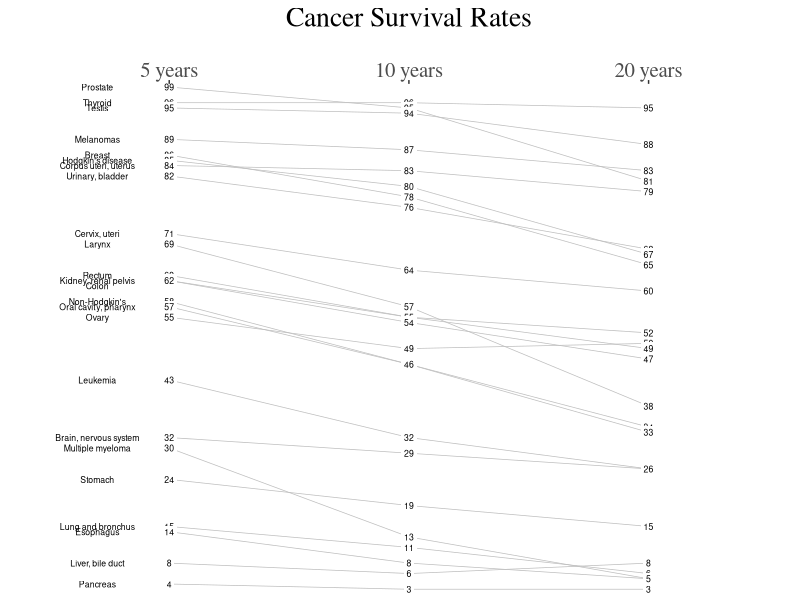

This figure's R source:
library(dplyr)
library(ggplot2)
library(ggthemes)
library(tidyr)

data_preprocess<-function() {
  # preprocess data, subset data, clean data
  # gather/melt data into CancerType, Years, Survival,
  # with Years, Survival- numeric
  # return prprocessed data
  
  data <- read.csv(
    'cancer_survival_rate.csv', check.name=FALSE,
    stringsAsFactors = FALSE)
  
  data<-dplyr::rename(data, CancerType = `Cancer type`) %>%
    tidyr::gather('Years', 'Survival', -CancerType) %>%
    dplyr::mutate(
      Survival = as.numeric(Survival),
      Years = gsub("year", "years", Years),
      NumericYear = as.numeric(gsub("\\ years", "", Years))) %>%
    dplyr::arrange(NumericYear, desc(Survival)) %>%
    dplyr::filter(Years %in% c("5 years", "10 years", "20 years"))
  
  return(data)
}

plot_data2 <- function(dataTable) {
  dataTable$Years <- factor(
    x = dataTable$Years,
    levels = unique(as.character(dataTable$Years)),
    ordered = TRUE)
  
  # labels is a df that maps cancertype with the survival rate of 5 years
  labels <-
    dplyr::filter(dataTable, Years == "5 years") %>%
    dplyr::select(Survival, CancerType)

  # so the labels don't overlap for survival rate = 62
  labels[which(labels$Survival == 62), "Survival"] <- c(62, 61)
  
  # make initial segment line plot given after-processed data
  segmentPlot <-
    ggplot(dataTable, aes(x = Years, y = Survival,
                          group = CancerType,
                          label = Survival)) +
    ggtitle('Cancer Survival Rates') +
    geom_line(size = 0.25,color='grey') +
    geom_label(size = 2.2, label.size = 0) +
    annotate("text", size = 2.2, x = 0.7, y = labels$Survival, 
             label = labels$CancerType) +
    scale_x_discrete('', position = 'top') +
    scale_y_discrete('') +
    theme_tufte() +
    theme(plot.title = element_text(hjust = 0.5, size=20),
          axis.text.x=element_text(size=15))
  
  return(segmentPlot)
}

write_figure <- function(figure, filepath) {
  ggsave(
    filename = filepath,
    plot = figure,
    device = "png",
    height = 13,
    width = 7,
    units = "in")
}

dataTable <- data_preprocess()
figure <- plot_data2(dataTable)
# write_figure(figure, filepath = "cancer_survival_rates.png")
plot(figure)
